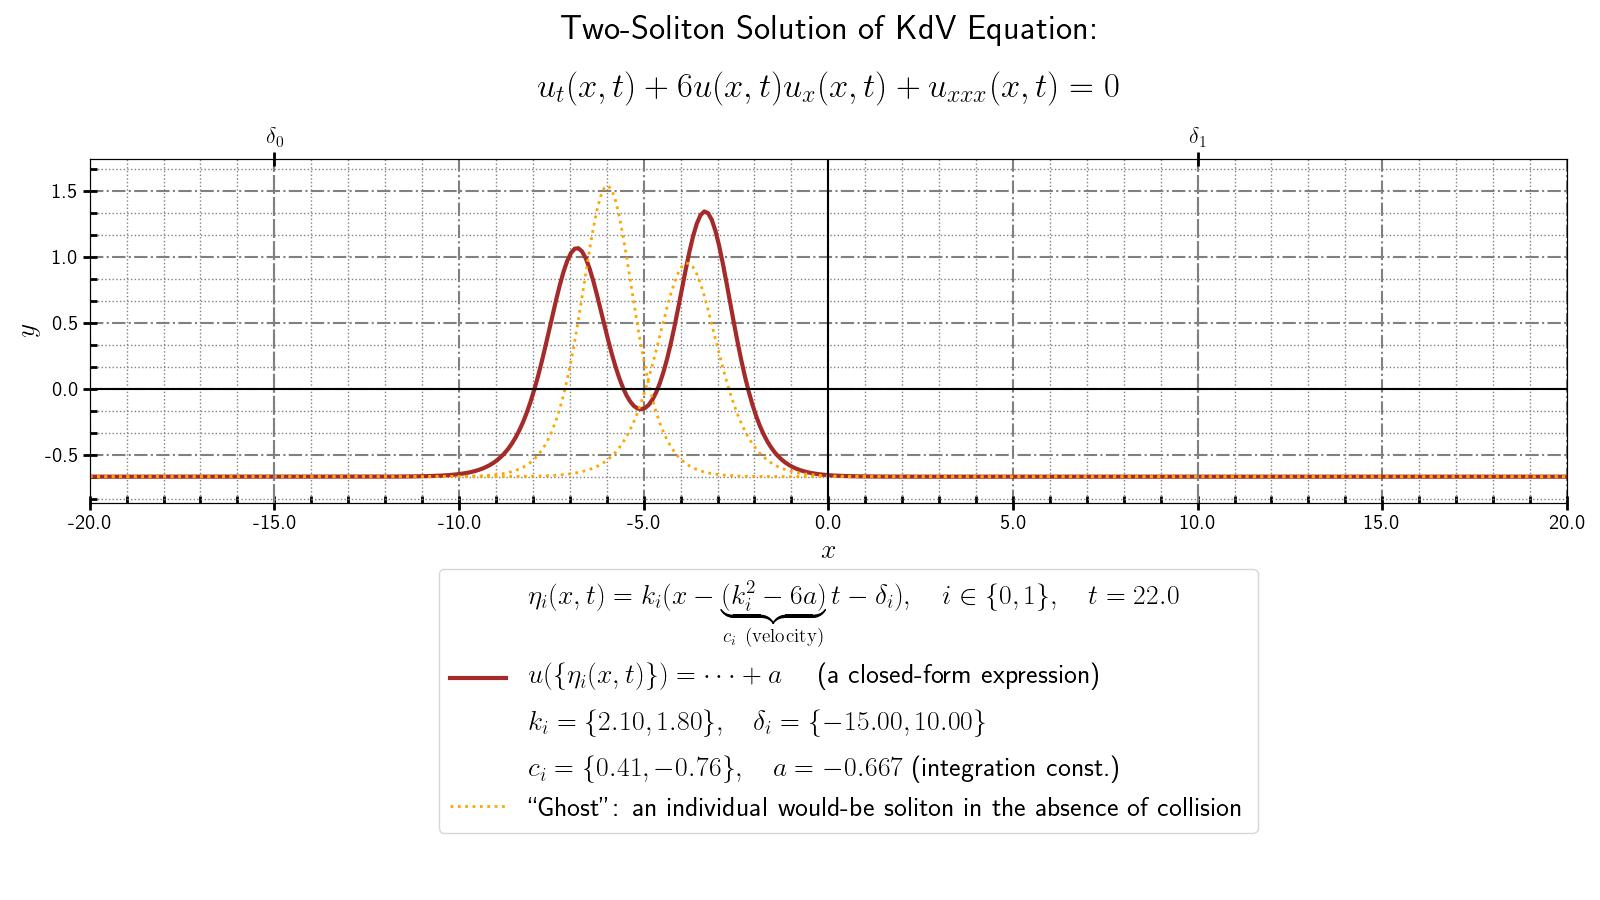

This figure's Python source:
import numpy as np
import matplotlib.pyplot as plt
from matplotlib.ticker import MultipleLocator, AutoMinorLocator, FixedLocator, FixedFormatter

plt.rcParams["text.usetex"] = True


def SolitonVelocity():
    return waveNumber**2 + 6 * integrationConst * np.ones(np.size(waveNumber))

def PhaseArg(x, t):
    return waveNumber * (x * np.ones(np.size(waveNumber)) - SolitonVelocity() * t - phaseShift)

def PhaseArgGhost(x, t, waveNumber_, phaseShift_):
    velocity = waveNumber_**2 + 6 * integrationConst
    return waveNumber_ * (x - velocity * t - phaseShift_)

def CouplingA(i, j):
    return (waveNumber[i] - waveNumber[j])**2 / (waveNumber[i] + waveNumber[j])**2

def CouplingAA(i, j):
    return (waveNumber[i] - waveNumber[j])**2 / (waveNumber[i] + waveNumber[j])

def CouplingAAA(i, j):
    return (waveNumber[i] - waveNumber[j])**2

def Numerator1(x, t):
    numerator = 0
    sumPhaseArgs = 0

    for i, k in enumerate(waveNumber):
        numerator += k**2 * np.exp(PhaseArg(x, t)[i])
        sumPhaseArgs += PhaseArg(x, t)[i]

    numerator += CouplingAAA(0, 1) * np.exp(sumPhaseArgs)

    return numerator

def Numerator2(x, t):
    numerator = 0
    sumPhaseArgs = 0

    for i, k in enumerate(waveNumber):
        numerator += k * np.exp(PhaseArg(x, t)[i])
        sumPhaseArgs += PhaseArg(x, t)[i]

    numerator += CouplingAA(0, 1) * np.exp(sumPhaseArgs)

    return numerator

def Denominator(x, t):
    denominator = 1
    sumPhaseArgs = 0

    for i, _ in enumerate(waveNumber):
        denominator += np.exp(PhaseArg(x, t)[i])
        sumPhaseArgs += PhaseArg(x, t)[i]

    denominator += CouplingA(0, 1) * np.exp(sumPhaseArgs)

    return denominator

def MultiSoliton(x, t):
    return 2 * Numerator1(x, t) / Denominator(x, t) \
        - 2 * (Numerator2(x, t) / Denominator(x, t))**2 \
        + integrationConst

def SingleSolitonGhost(x, t, waveNumber_, phaseShift_):
    expArg = np.exp(PhaseArgGhost(x, t, waveNumber_, phaseShift_))
    return 2 * waveNumber_**2 * expArg / (1 + expArg)**2 + integrationConst

def SolitonMaxTravelTime():
    travelTimes = []
        
    for i, v in enumerate(SolitonVelocity()):
        if abs(v) < 1.0E-6: # i.e. velocity is zero
            continue
        elif abs(v) < 0.5: 
            # exclude snail-pace velocity, it would make the travel time exceedingly long
            continue
        elif v > 0:
            travelDistance = xMax - phaseShift[i]
        elif v < 0:
            travelDistance = phaseShift[i] - xMin

        travelTimes.append(travelDistance / abs(v))

    maxTravelTime = max(travelTimes)

    return round(maxTravelTime)


fig, ax1 = plt.subplots(figsize=(16, 9))
ax2 = ax1.twiny()

    
integrationConst = -2/3
waveNumber = np.array([2.1, 1.8])
phaseShift = np.array([-15, 10])
# TRIAL AND ERROR CORRECTIONS TO INITIAL POSITIONS (PEAK LOCATIONS) OF GHOST SOLITONS:
ghostInitialPositionCorrection = np.array([0.0, 2.9])

xMin = -20
xMax = -xMin

plotPointsPerUnitLength = 10
plotPoints = round(plotPointsPerUnitLength * (xMax - xMin))
xIncrement = (xMax - xMin) / (plotPoints - 1)
print(f"x interval = {xMax - xMin}, plotPointsPerUnitLength = {plotPointsPerUnitLength}, plotPoints = {plotPoints}, xIncrement = {xIncrement:.2E}")

x = np.linspace(xMin, xMax, plotPoints)

yMin = integrationConst
yMax = np.max([MultiSoliton(xx, 0) for xx in x])
yExtra = 0.2
ax1.set_xlim([xMin, xMax])
ax1.set_ylim([yMin - yExtra, yMax + yExtra])
ax2.set_xlim([xMin, xMax])

time = 22
print(f"Soliton max travel time = {SolitonMaxTravelTime()}")

y = [MultiSoliton(xx, time) for xx in x]
y0 = [SingleSolitonGhost(xx, time, waveNumber[0], phaseShift[0] + ghostInitialPositionCorrection[0]) for xx in x]
y1 = [SingleSolitonGhost(xx, time, waveNumber[1], phaseShift[1] + ghostInitialPositionCorrection[1]) for xx in x]


latexExpression1 = r"""\parbox{20cm}{\center 
Two-Soliton Solution of KdV Equation:\\[1ex]
$u_t(x, t) + 6 u(x, t) u_x(x, t) + u_{xxx}(x, t) = 0$
}""".replace('\n',' ')
# \\[1ex]Bounce-exchange collision: solitons do not superpose

latexExpression2 = r"""\parbox{20cm}{
$\eta_i(x, t) = k_i \bigl( x - \underbrace{(k_i^2 - 6 a)}_{c_i \mathrm{\ (velocity)}} t - \delta_i \bigr), \quad i \in \{ 0, 1 \}, \quad t = %.1f$
\\[1ex] $u( \{ \eta_i(x, t) \} ) = \cdots + a\quad$ (a closed-form expression)
\\[1ex] $k_i = \{ %.2f, %.2f \}, \quad \delta_i = \{ %.2f, %.2f \}$
\\[1ex] $c_i = \{ %.2f, %.2f \}, \quad a = %.3f$ (integration const.)
}""".replace('\n',' ') % (time, waveNumber[0], waveNumber[1], phaseShift[0], phaseShift[1], SolitonVelocity()[0], SolitonVelocity()[1], integrationConst)

ax1.set_title(latexExpression1, fontsize=25, pad=70)
ax1.set_xlabel("$x$", fontsize=20)
ax1.set_ylabel("$y$", fontsize=20)


ax1.plot(x, y, linestyle="solid", linewidth=3, color="brown", label=latexExpression2)
ax1.plot(x, y0, linestyle="dotted", linewidth=2, color="orange", label="``Ghost'': an individual would-be soliton in the absence of collision")
ax1.plot(x, y1, linestyle="dotted", linewidth=2, color="orange")


ax1.xaxis.set_major_locator(MultipleLocator(5))
ax1.xaxis.set_major_formatter('{x:.1f}')

ax1.yaxis.set_major_locator(MultipleLocator(0.5))
ax1.yaxis.set_major_formatter('{x:.1f}') # must be "x" not "y"

ax1.xaxis.set_minor_locator(MultipleLocator(1))
# ax1.xaxis.set_minor_locator(AutoMinorLocator(5))
# ax1.yaxis.set_minor_locator(MultipleLocator(1))
ax1.yaxis.set_minor_locator(AutoMinorLocator(3))

x2Ticks = FixedLocator(phaseShift)
x2Labels = FixedFormatter([r"$\delta_0$", r"$\delta_1$"])
ax2.xaxis.set_major_locator(x2Ticks)
ax2.xaxis.set_major_formatter(x2Labels)

ax1.tick_params(which='major', labelsize=15, length=10, width=2, direction='inout', top=False, right=False)
ax1.tick_params(which='minor', length=5, width=2, direction='in', top=False, right=False)
ax2.tick_params(which="major", labelsize=16, length=10, width=2, direction='inout', bottom=False, top=True, right=False)

ax1.grid(which="major", linestyle='-.', color="grey", linewidth=1.5)
ax1.grid(which="minor", linestyle=':', color="grey", linewidth=1)
ax2.grid(which="major", linestyle='--', color="grey", linewidth=1.5)
# ax1.legend(loc="best", fontsize=20).get_frame().set_alpha(1)
ax1.legend(bbox_to_anchor=(0.8, -0.15), fontsize=20)
plt.tight_layout()
plt.axhline(y=0, color='k')
plt.axvline(x=0, color='k')
plt.savefig("Plots/TwoSolitonCollision_t=" + str(time) + ".jpeg")
plt.show()
